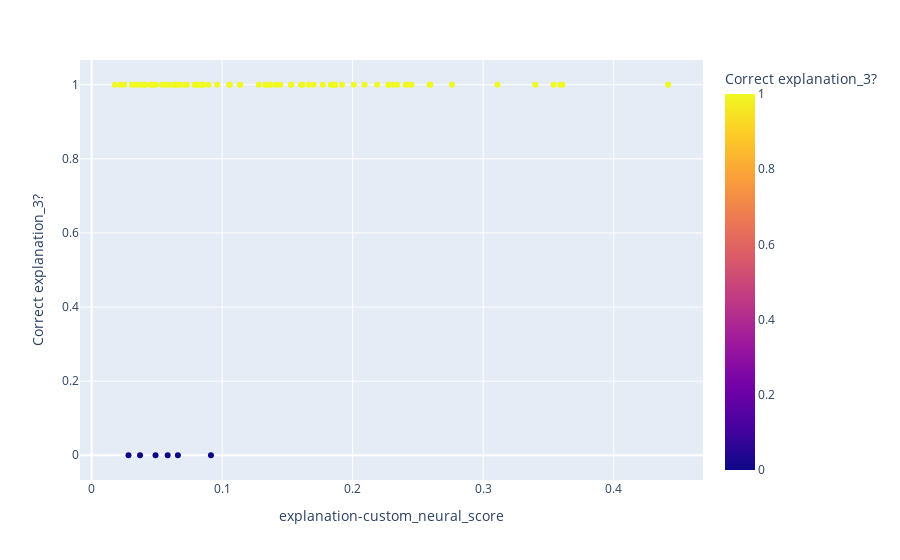

The notebook cell this image was saved under:
### Code cell
column_name = 'Correct explanation_3?'
model_name = "explanation-custom_neural_score"

px.scatter(qualitative_results,x=model_name, y=column_name, color=column_name, hover_name=column_name)

### Figure 1 — Plotly figure (JSON) as saved in the notebook; plotly's stock layout.template omitted (floating-point values rounded to 4 significant figures)
{"data": [{"hovertemplate": "<b>%{hovertext}</b><br><br>explanation-custom_neural_score=%{x}<br>Correct explanation_3?=%{marker.color}<extra></extra>", "hovertext": [1, 1, 1, 1, 1, 1, 1, 1, 1, 1, 1, 1, 1, 1, 1, 0, 1, 1, 1, 0, 1, 1, 1, 1, 1, 1, 1, 1, 1, 1, 1, 1, 1, 1, 1, 1, 1, 1, 1, 1, 1, 1, 1, 1, 1, 1, 1, 1, 1, 1, 1, 1, 1, 0, 0, 1, 1, 1, 1, 1, 1, 1, 1, 1, 1, 1, 1, 1, 1, 0, 1, 1, 1, 1, 1, 1, 1, 0, 1, 1], "legendgroup": "", "marker": {"color": [1, 1, 1, 1, 1, 1, 1, 1, 1, 1, 1, 1, 1, 1, 1, 0, 1, 1, 1, 0, 1, 1, 1, 1, 1, 1, 1, 1, 1, 1, 1, 1, 1, 1, 1, 1, 1, 1, 1, 1, 1, 1, 1, 1, 1, 1, 1, 1, 1, 1, 1, 1, 1, 0, 0, 1, 1, 1, 1, 1, 1, 1, 1, 1, 1, 1, 1, 1, 1, 0, 1, 1, 1, 1, 1, 1, 1, 0, 1, 1], "coloraxis": "coloraxis", "symbol": "circle"}, "mode": "markers", "name": "", "orientation": "v", "showlegend": false, "type": "scatter", "x": [0.2405, 0.2008, 0.08955, 0.1604, 0.2416, 0.3606, 0.07973, 0.06489, 0.08549, 0.06289, 0.0454, 0.1446, 0.2274, 0.1527, 0.03832, 0.02822, 0.09615, 0.153, 0.04024, 0.04894, 0.03556, 0.07873, 0.02204, 0.276, 0.1055, 0.03273, 0.354, 0.02481, 0.2341, 0.1701, 0.1918, 0.1351, 0.1374, 0.05683, 0.1848, 0.1058, 0.2091, 0.08513, 0.1864, 0.1341, 0.08111, 0.1329, 0.07295, 0.03077, 0.3399, 0.1617, 0.0414, 0.128, 0.06705, 0.2589, 0.4417, 0.2595, 0.04712, 0.05824, 0.06607, 0.05941, 0.06449, 0.2274, 0.2311, 0.04919, 0.1664, 0.3109, 0.07081, 0.04565, 0.2188, 0.1771, 0.2451, 0.0178, 0.06306, 0.03707, 0.1139, 0.1135, 0.1831, 0.08539, 0.3589, 0.1414, 0.05373, 0.0914, 0.1864, 0.08321], "xaxis": "x", "y": [1, 1, 1, 1, 1, 1, 1, 1, 1, 1, 1, 1, 1, 1, 1, 0, 1, 1, 1, 0, 1, 1, 1, 1, 1, 1, 1, 1, 1, 1, 1, 1, 1, 1, 1, 1, 1, 1, 1, 1, 1, 1, 1, 1, 1, 1, 1, 1, 1, 1, 1, 1, 1, 0, 0, 1, 1, 1, 1, 1, 1, 1, 1, 1, 1, 1, 1, 1, 1, 0, 1, 1, 1, 1, 1, 1, 1, 0, 1, 1], "yaxis": "y"}], "layout": {"coloraxis": {"colorbar": {"title": {"text": "Correct explanation_3?"}}, "colorscale": [[0, "#0d0887"], [0.1111, "#46039f"], [0.2222, "#7201a8"], [0.3333, "#9c179e"], [0.4444, "#bd3786"], [0.5556, "#d8576b"], [0.6667, "#ed7953"], [0.7778, "#fb9f3a"], [0.8889, "#fdca26"], [1, "#f0f921"]]}, "legend": {"tracegroupgap": 0}, "margin": {"t": 60}, "xaxis": {"anchor": "y", "domain": [0, 1], "title": {"text": "explanation-custom_neural_score"}}, "yaxis": {"anchor": "x", "domain": [0, 1], "title": {"text": "Correct explanation_3?"}}}}
